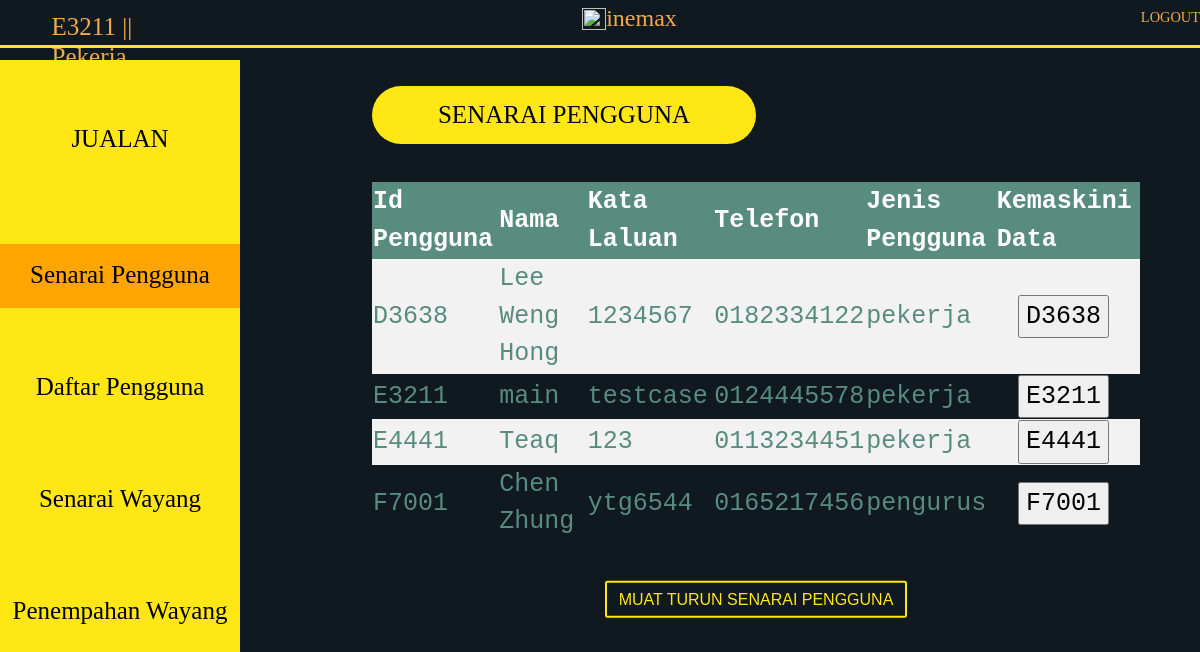
The app's page /senaraiPekerja.php (signed in) with its own data.
### tables this page shows
CREATE TABLE `pengguna` (
  `idPengguna` varchar(25) NOT NULL,
  `nama` varchar(25) NOT NULL,
  `kataLaluan` varchar(25) NOT NULL,
  `telefon` varchar(25) DEFAULT NULL,
  `jenis` varchar(10) NOT NULL
);

### senaraiPekerja.php (the view, shortened to what this page needs)
<?php
$conn = mysqli_connect("localhost", "root", "", "xinemax");
$sql = "SELECT * FROM pengguna ORDER BY jenis";
$result = $conn->query($sql);
?>
<!DOCTYPE html>
<html lang="en">
<head>
    <link rel="stylesheet" type="text/css" href="https://stackpath.bootstrapcdn.com/bootstrap/4.4.1/css/bootstrap.min.css">
    <link rel="stylesheet" type="text/css" href="pendaftaran.css">
<body>
<section class="navigation-bar">
    <ul class="navigation">
        <h2><?php
            echo $_SESSION['id'] ." ".  "|| " . $_SESSION['jenis'];
            ?></h2>
        <img src="X.png" alt="" >
        <p>inemax</p>
        <a href="logKeluar.php" class="logout">LOGOUT</a>
    </ul>
    <div class = "sidebar">
        <div class = "items">
            <center>
                <a href="jualan.php">JUALAN</a>
            </center>
        </div>
        <div class = "active">
            <center>
                <a href="senaraiPekerja.php">Senarai Pengguna</a>
            </center>
        </div>
        <div class="items">
            <center>
                <a href="pendaftaranPekerja.php">Daftar Pengguna</a>
            </center>
        </div>
        <div class="items">
            <center>
                <a href="senaraiWayang.php">Senarai Wayang</a>
            </center>
        </div>
        <div class = "items">
            <center>
                <a href="menu.php">Penempahan Wayang</a>
            </center>
        </div>
    </div>
    <div class="main" style="width: 80%;">
        <div class="reg-container">
            <div class="title">
                SENARAI PENGGUNA
            </div>
            <div class="Pg">
                <se
            </div>
                    <form action="kemaskini.php" method="post">
                        <table>
                            <tr>
                                <th>Id Pengguna</th>
                                <th>Nama</th>
                                <th>Kata Laluan</th>
                                <th>Telefon</th>
                                <th>Jenis Pengguna</th>
                                <th>Kemaskini Data</th>
                            </tr>
                            <?php
                            if ($result->num_rows > 0) {
                                while ($row = $result->fetch_assoc()) { ?>
                                    <tr>
                                        <td><?php echo $row["idPengguna"]; ?></td>
                                        <td><?php echo $row["nama"]; ?></td>
                                        <td><?php echo $row["kataLaluan"]; ?></td>
                                        <td><?php echo $row["telefon"]; ?></td>
                                        <td><?php echo $row["jenis"]; ?></td>
                                        <td><input type="submit" name="edit" value="<?php echo $row["idPengguna"]; ?>"
                                                   id="Kemaskini" class="btn-2"/>
                                        </td>
                                    </tr>
                                    <?php
                                }
                            }
                            ?>
                        </table>
                    </form>
            <form action="muatTurun.php" method="post">
                <div class="middle">
                    <input type="submit" name="export" class="btn" value="MUAT TURUN SENARAI PENGGUNA" />
                </div>
            </form>
        </div>
    </div>
</body>
</html>

### pendaftaran.css (style rules this page uses)
body { background-color: #101820FF; padding: 0; width: 100%; height: auto; min-width: 100%; max-height: 100%; max-width: 500px; margin: auto; font-family: "fantasy"; }
.navigation { color: #F2AA4CFF; background-color: #101820FF; font-size: 1.5vw; width: auto; display: flex; height: 4vw; border-bottom: #FEE715FF 0.4ch solid; }
.navigation img { width: 2vw; height: 1.8vw; margin-left : 35%; margin-top: 0.7%; }
.navigation p { font-size: 2vw; }
.navigation h2 { margin-left: 1%; font-size: 25px; margin-top: 1%; }
.logout { text-decoration: none; cursor: pointer; color: #F2AA4CFF; font-size: 1.2vw; float: right; margin-left: 40%; margin-top: 0.6%; }
.sidebar { height: 100%; width: 20%; background-color: #FEE715FF; left: 0%; position: fixed; overflow-x: hidden; top: 7.5%; }
.items { margin-top: 20%; padding-top : 5%; width: 100%; height: 8%; }
.sidebar a { font-family: Bahnschrift; font-size: 25px; color: black; text-decoration: none; }
.active { margin-top: 30%; padding-top : 5%; width: 100%; height: 8%; background-color: ORANGE; }
.main { overflow : visible; margin-left: 15%; height: 100%; color: white; }
.reg-container { margin-left: 20%; height: 100%; color: white; }
.title { text-align: center; color: black; background-color: #fee715ff; border-radius: 40px; padding: 10px 50px; width: 50%; height: auto; font-size: 25px; margin-top: 5%; font-family: Cursive; }
.middle { width: 100%; height: 100%; transform: translate(0%,50%); text-align: center; }
.btn { color: #FEE715FF; background: none; border: 0.2vw solid #FEE715FF; font-family: "montserrat",sans-serif; text-transform: uppercase; padding: 0.4vw 1vw; min-width: 1vw; margin: 10px; cursor: pointer; transition: color 0.4s linear; position: relative; border-radius: 0.2vw; }
.btn-2 { margin-left: 15%; }
.btn::before { content: ""; position: absolute; left: 0; top: 0; width: 100%; height: 100%; background: #FEE715FF; z-index: -1; transition: transform 0.5s; transform-origin: 0 0; transition-timing-function: cubic-bezier(0.5,1.6,0.4,0.7); }
table { margin-top: 5%; border-collapse: collapse; width: 100%; color: #588c7e; font-family: monospace; font-size: 25px; text-align: left; }
th { background-color: #588c7e; color: white; }
tr:nth-child(even) { background-color: #f2f2f2 }

### records on screen
pengguna: idPengguna "D3638", nama "Lee Weng Hong", kataLaluan "1234567", telefon "0182334122", jenis "pekerja", edit "D3638"
pengguna: idPengguna "E3211", nama "main", kataLaluan "testcase", telefon "0124445578", jenis "pekerja", edit "E3211"
pengguna: idPengguna "E4441", nama "Teaq", kataLaluan "123", telefon "0113234451", jenis "pekerja", edit "E4441"
pengguna: idPengguna "F7001", nama "Chen Zhung", kataLaluan "ytg6544", telefon "0165217456", jenis "pengurus", edit "F7001"

### other values on screen
$_SESSION['id'] "E3211"
$_SESSION['jenis'] "Pekerja"
